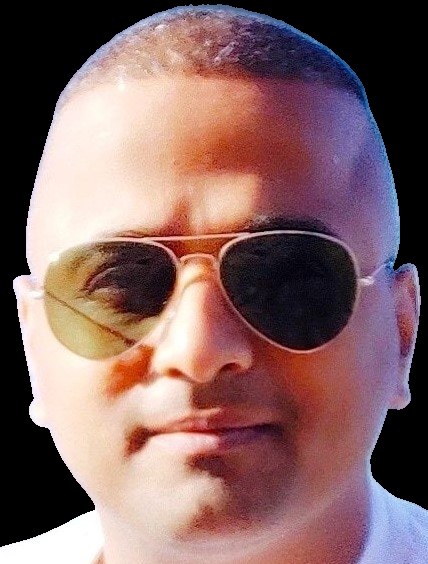
#> input picture faceoverlay/img_small.png, 428 x 564 px
$ python -i DataFlair-Background-removal.py   (imports and definitions only)
#> lines starting #> are read from the running program, lines starting #| are printed output that depends on the picture; after the words box and inside, x2 and y2 are one past the last pixel; in counts of white or black regions, pixels touching at a corner belong together
#> further down, picture is the input picture: shape (564, 428, 3); mean B, G, R 100.5, 100.7, 131.5
# DataFlair background removal

# import necessary packages
import os
import cv2
import numpy as np
import mediapipe as mp


# initialize mediapipe
mp_selfie_segmentation = mp.solutions.selfie_segmentation
# [1 line that did not run here, left out]

# store background images in a list
image_path = os.getcwd()  + '\images'
images = os.listdir(image_path)

image_index= 0
# [1 line not run here, left out]

def cartonify(img):

    myheight , mywidth, channel = img.shape
#> myheight = 564; mywidth = 428; channel = 3

    #converting an image to grayscale
    grayScaleImage = cv2.cvtColor(img, cv2.COLOR_BGR2GRAY)
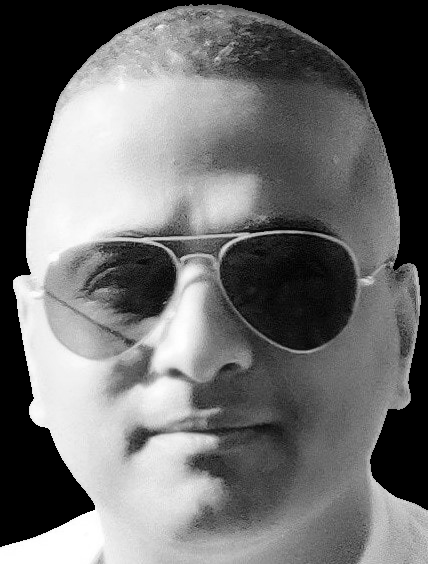
#> grayScaleImage: shape (564, 428); min 0, max 255, mean 109.9

    smoothGrayScale = cv2.medianBlur(grayScaleImage, 5)

    #retrieving the edges for cartoon effect
    #by using thresholding technique
    getEdge = cv2.adaptiveThreshold(smoothGrayScale, 255,
    cv2.ADAPTIVE_THRESH_MEAN_C,
    cv2.THRESH_BINARY, 9, 9)
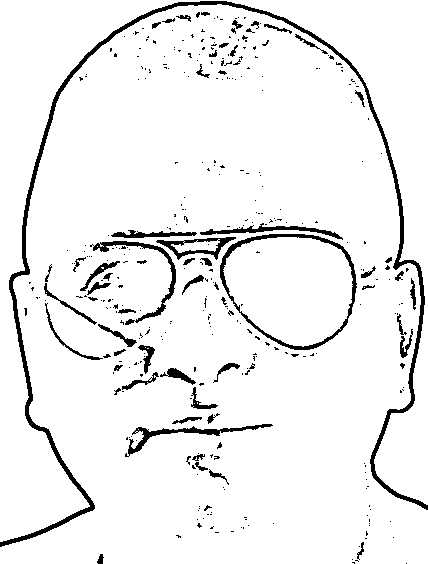
#> getEdge: shape (564, 428); 93.8% white; 362 black regions (304 under 20 px), largest, box (x1, y1, x2, y2) and area: (0, 1, 428, 547) 5782, (220, 234, 357, 350) 1370, (90, 241, 176, 325) 766

    #applying bilateral filter to remove noise
    #and keep edge sharp as required
    colorImage = cv2.bilateralFilter(img, 9, 300, 300)

    #masking edged image with our "BEAUTIFY" image
    cartoonImage = cv2.bitwise_and(colorImage, colorImage, mask=getEdge)
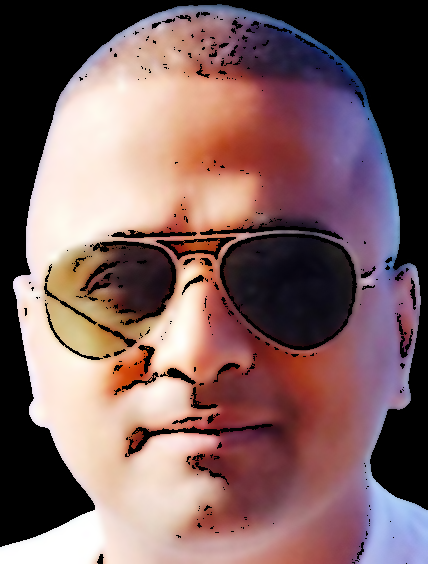
#> cartoonImage: shape (564, 428, 3); mean B, G, R 97.7, 97.6, 126.4
    ReSized = cv2.resize(cartoonImage, (mywidth, myheight))

    return ReSized


# NOT USING IT

    myheight= 540
    mywidth = 960

    # Convert the input image to gray scale
    gray = cv2.cvtColor(img, cv2.COLOR_BGR2GRAY)

    # Peform adaptive threshold
    edges  = cv2.adaptiveThreshold(gray, 255, cv2.ADAPTIVE_THRESH_GAUSSIAN_C, cv2.THRESH_BINARY, 9, 8)

    # cv2.imshow('edges', edges)

    # Defining input data for clustering
    data = np.float32(img).reshape((-1, 3))


    # Defining criteria
    criteria = (cv2.TERM_CRITERIA_EPS + cv2.TERM_CRITERIA_MAX_ITER, 20, 1.0)

    # Applying cv2.kmeans function
    _, label, center = cv2.kmeans(data, k, None, criteria, 10, cv2.KMEANS_RANDOM_CENTERS)
    center = np.uint8(center)
    # print(center)

    # Reshape the output data to the size of input image
    result = center[label.flatten()]
    result = result.reshape(img.shape)
    #cv2.imshow("result", result)

    # Smooth the result
    blurred = cv2.medianBlur(result, 3)

    # Combine the result and edges to get final cartoon effect
    cartoon = cv2.bitwise_and(blurred, blurred, mask=edges)

    ReSized = cv2.resize(cartoon, (mywidth, myheight))

    return cartoon

# [52 lines left out: functions img2sketch, changebackground, not called in this run]

# create videocapture object to access the webcam
# [37 lines not run here, left out]

>>> import cv2
>>> picture = cv2.imread('../faceoverlay/img_small.png')
>>> result = cartonify(picture)
